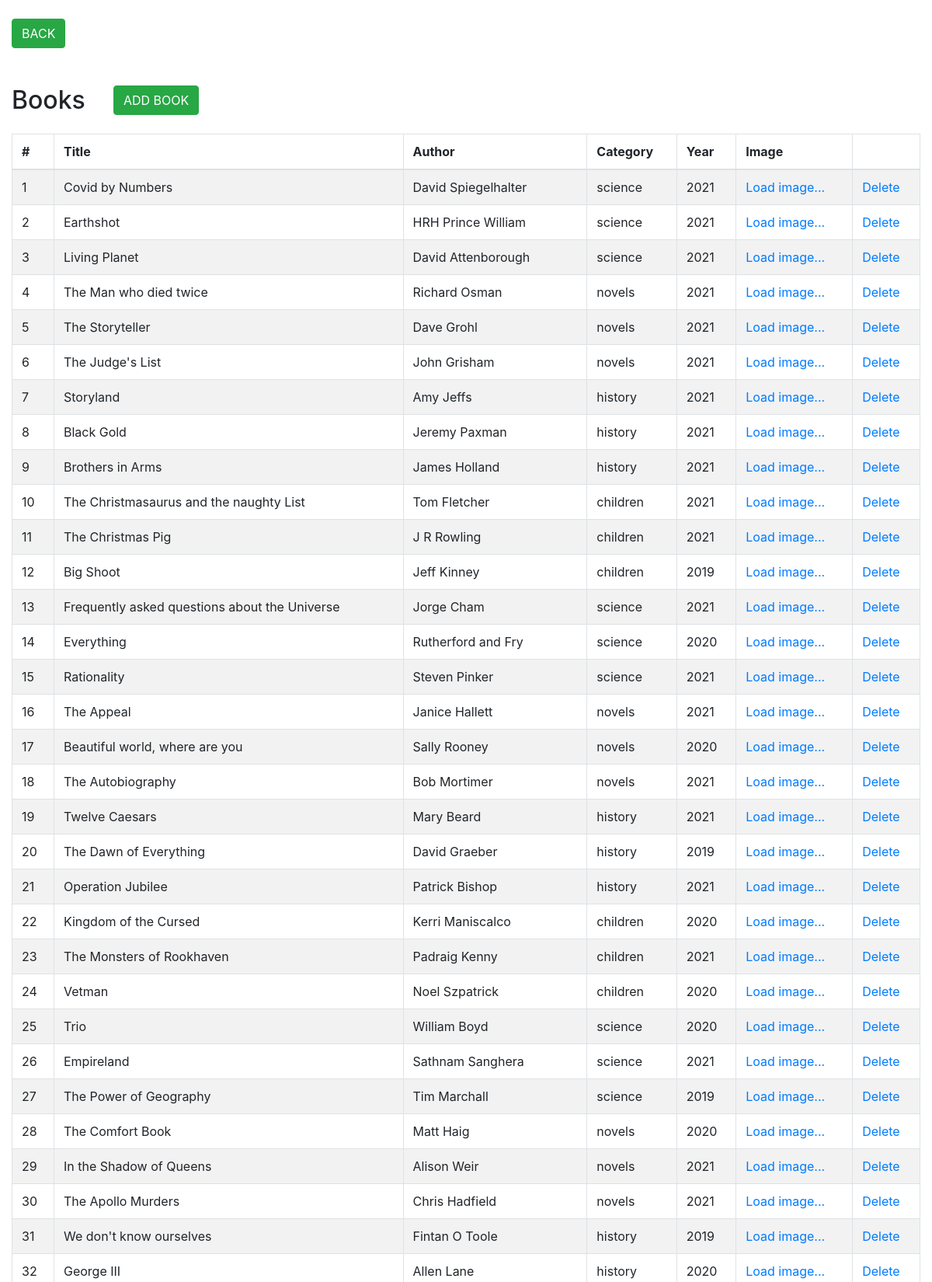
The page /adminBooks.php (upper part) on the database its author committed.
### tables this page shows
CREATE TABLE `books` (
  `id` int(11) NOT NULL,
  `category` int(11) DEFAULT NULL,
  `author` varchar(255) NOT NULL,
  `title` varchar(255) NOT NULL,
  `year` int(4) DEFAULT NULL
);

CREATE TABLE `bookcategories` (
  `id` int(11) NOT NULL,
  `category` varchar(50) NOT NULL,
  `created_at` datetime DEFAULT current_timestamp()
);

### adminBooks.php (the view, shortened to what this page needs)
    <head>
    </head>
	<div class="col-lg-3 col-md-3 col-sm-3" id="books-col-1">
		<a href="./admin.php" target="_parent"><button class="btn btn-success">BACK</button></a>
	</div>
	<div class="wrapper">
        <div class="container-fluid">
            <div class="row">
                <div class="col-md-12">
                    <div class="mt-5 mb-3 clearfix">
                        <h2 class="pull-left">Books</h2>
						<div class="col-lg-3 col-md-3 col-sm-3" id="books-col-2">
							<button type="button" class="btn btn-success" id="addbooks"
								onclick='window.location="./createBook.php"'>ADD BOOK
							</button>
						</div>
                    </div>
<?php
                    require_once "config.php";
                    $sql = "SELECT b.id, b.title, b.author, c.category, b.year FROM books b, bookcategories c WHERE b.category = c.id ORDER BY b.id desc";
                    if($result = mysqli_query($link, $sql)){
                        if(mysqli_num_rows($result) > 0){
                            echo '<table class="table table-bordered table-striped">';
                                echo "<thead>";
                                    echo "<tr>";
                                        echo "<th>#</th>";
                                        echo "<th>Title</th>";
                                        echo "<th>Author</th>";
										echo "<th>Category</th>";
										echo "<th>Year</th>";
										echo "<th>Image</th>";
										echo "<th></th>";
                                    echo "</tr>";
                                echo "</thead>";
                                echo "<tbody>";
								$contor=1;
                                while($row = mysqli_fetch_array($result)){
                                    echo "<tr>";
                                        echo "<td>" . $contor . "</td>";
                                        echo "<td>" . $row['title'] . "</td>";
                                        echo "<td>" . $row['author'] . "</td>";
										echo "<td>" . $row['category'] . "</td>";
										echo "<td>" . $row['year'] . "</td>";
										if (!file_exists(dirname(__DIR__).'/transparent/images/books/'.$row['id'].'.jpg'))
										{
										?>
											<td><a href='loadBookCover.php?id=<?php echo $row['id'] ?>'>Load image...</a></td>
										<?php
										}
										else
										{
										?>
											<td><img style='border-style:groove' width='30px' height='45px' src='<?php echo './images/books/'.$row['id'].'.jpg'; ?>'/></td>
										<?php
										}
										echo "<td><a href='./deleteBook.php?id=".$row['id']."'>Delete</a></td>";
                                    echo "</tr>";
									$contor++;
                                }
                                echo "</tbody>";
                            echo "</table>";
                        } else{
                            echo '<div class="alert alert-danger"><em>No records were found.</em></div>';
                        }
                    } else{
                        echo "Oops! Something went wrong. Please try again later.";
                    }
?>
                </div>
            </div>
        </div>
    </div>

### adminBooks.php (style rules this page uses)
#books-col-2 { text-align: center; }

### rows shown on the page
books: title "Covid by Numbers", author "David Spiegelhalter", category.category "science", year "2021"
books: title "Earthshot", author "HRH Prince William", category.category "science", year "2021"
books: title "Living Planet", author "David Attenborough", category.category "science", year "2021"
books: title "The Man who died twice", author "Richard Osman", category.category "novels", year "2021"
books: title "The Storyteller", author "Dave Grohl", category.category "novels", year "2021"
books: title "The Judge's List", author "John Grisham", category.category "novels", year "2021"
books: title "Storyland", author "Amy Jeffs", category.category "history", year "2021"
books: title "Black Gold", author "Jeremy Paxman", category.category "history", year "2021"
books: title "Brothers in Arms", author "James Holland", category.category "history", year "2021"
books: title "The Christmasaurus and the naughty List", author "Tom Fletcher", category.category "children", year "2021"
books: title "The Christmas Pig", author "J R Rowling", category.category "children", year "2021"
books: title "Big Shoot", author "Jeff Kinney", category.category "children", year "2019"
books: title "Frequently asked questions about the Universe", author "Jorge Cham", category.category "science", year "2021"
books: title "Everything", author "Rutherford and Fry", category.category "science", year "2020"
books: title "Rationality", author "Steven Pinker", category.category "science", year "2021"
books: title "The Appeal", author "Janice Hallett", category.category "novels", year "2021"
books: title "Beautiful world, where are you", author "Sally Rooney", category.category "novels", year "2020"
books: title "The Autobiography", author "Bob Mortimer", category.category "novels", year "2021"
books: title "Twelve Caesars", author "Mary Beard", category.category "history", year "2021"
books: title "The Dawn of Everything", author "David Graeber", category.category "history", year "2019"
books: title "Operation Jubilee", author "Patrick Bishop", category.category "history", year "2021"
books: title "Kingdom of the Cursed", author "Kerri Maniscalco", category.category "children", year "2020"
books: title "The Monsters of Rookhaven", author "Padraig Kenny", category.category "children", year "2021"
books: title "Vetman", author "Noel Szpatrick", category.category "children", year "2020"
books: title "Trio", author "William Boyd", category.category "science", year "2020"
books: title "Empireland", author "Sathnam Sanghera", category.category "science", year "2021"
books: title "The Power of Geography", author "Tim Marchall", category.category "science", year "2019"
books: title "The Comfort Book", author "Matt Haig", category.category "novels", year "2020"
books: title "In the Shadow of Queens", author "Alison Weir", category.category "novels", year "2021"
books: title "The Apollo Murders", author "Chris Hadfield", category.category "novels", year "2021"
books: title "We don't know ourselves", author "Fintan O Toole", category.category "history", year "2019"
books: title "George III", author "Allen Lane", category.category "history", year "2020"
